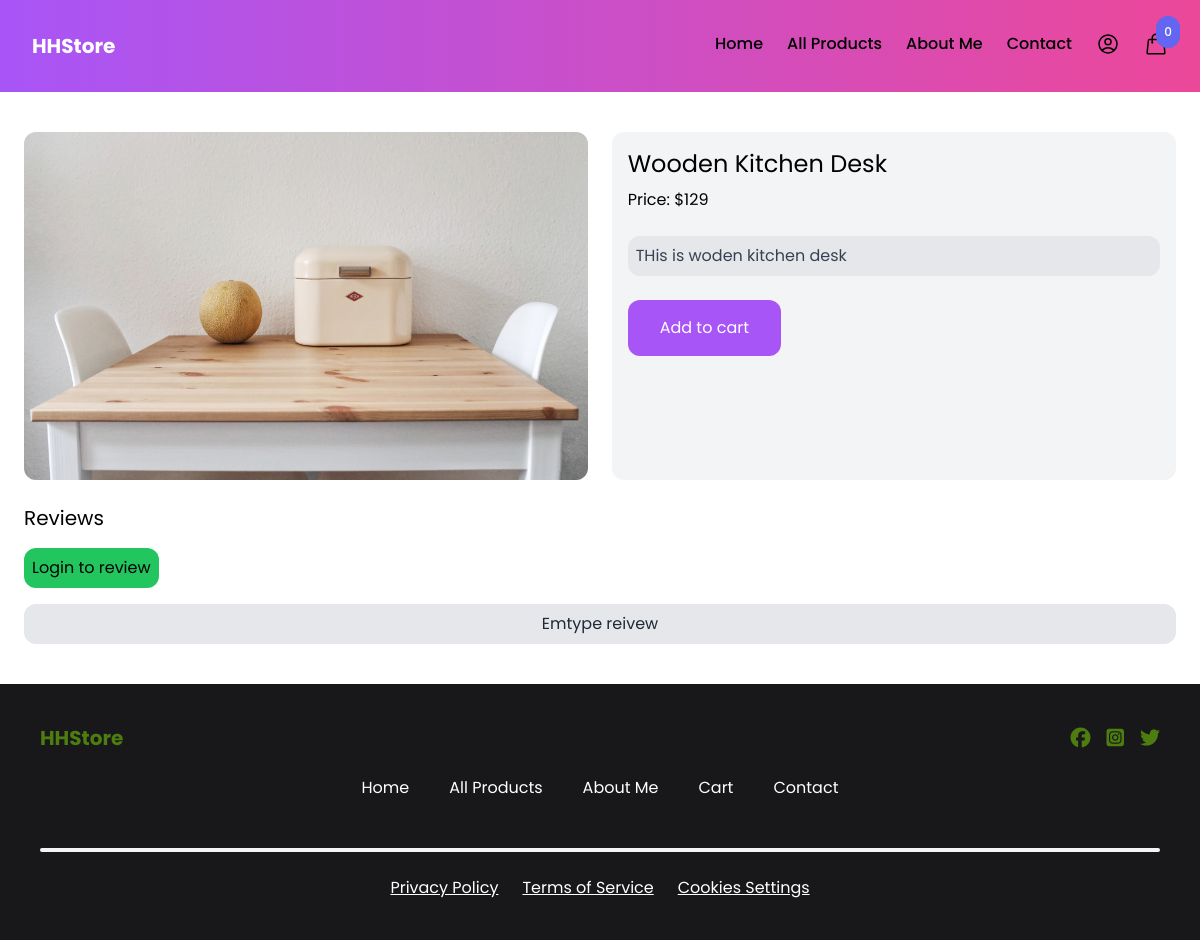
Before: /product/wooden-kitchen-desk/ with the older database file.
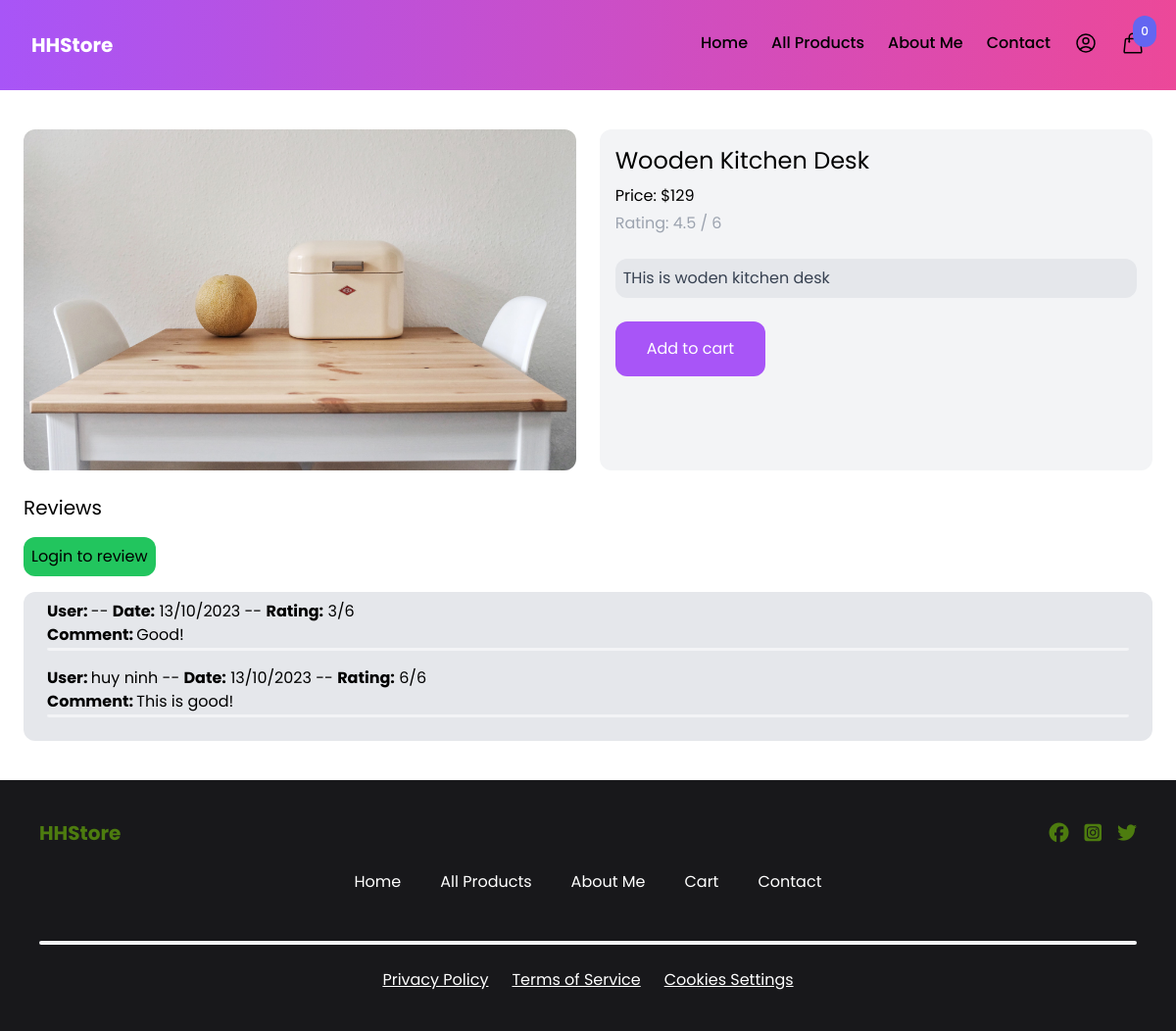
After: the same page with the newer database file.
### product/models.py (models this page shows, shortened)
class Product(models.Model):
    category = models.ForeignKey(Category, on_delete=models.CASCADE, blank=True, null=True)
    name = models.CharField(max_length=200)
    price = models.IntegerField()
    description = models.TextField(max_length=2000)
    slug = models.SlugField()
    created_at = models.DateTimeField(auto_now_add=True)
    image = models.ImageField(upload_to="product_image", blank=True, null=True)
    thumbnail = models.ImageField(upload_to='thumbnail_image', blank=True, null=True)
    class Meta:
        ordering = ('-created_at', )
    def get_rating(self):
        reviews_total = 0
        for review in self.reviews.all():
            reviews_total += review.rating
        if reviews_total > 0:
            return reviews_total / self.reviews.count()
        return 0

class Review(models.Model):
    product = models.ForeignKey(Product, related_name="reviews", on_delete=models.CASCADE)
    rating = models.IntegerField(default=3)
    content = models.TextField()
    created_by = models.ForeignKey(User, related_name="reviews", on_delete=models.CASCADE)
    created_at = models.DateTimeField(auto_now_add=True)

### product/views.py (the view, shortened to what this page needs)
# urls.py: path('<slug:slug>/', views.detail, name='detail'),
def detail(request, slug):
    product = get_object_or_404(Product, slug=slug)
    return render(request, 'product/detail.html', {'product': product})

### cart/cart.py (called while the page is built)
    def __len__(self):
        return sum(item['quantity'] for item in self.cart.values())

### cart/context_processors.py (called while the page is built)
def cart(request):
    return {'cart': Cart(request)}

### product/templates/product/detail.html (shortened to what this page needs)
{% extends "core/base.html" %}
{% block content %}
    <main class="mt-10 max-w-6xl mx-auto">
        <div class="flex space-x-6">
            <div class="w-full lg:w-1/2">
                {% if product.image %}
                    <img src="{{ product.image.url }}" class="rounded-xl"/>
                {% else %}
                    <img = src="https://via.placeholder.com/400x400.jpg"/>
                {% endif %}
            </div>
            <div class="w-full lg:w-1/2 bg-gray-100 p-4 rounded-xl">
                <h2 class="text-2xl">{{ product.name }}</h2>
                <p class="mt-2">Price: ${{ product.price }}</h2>
                {% if product.get_rating > 0 %}
                    <p class="mt-1 text-gray-400">Rating: {{ product.get_rating }} / 6</p>
                {% endif %}
                {% if product.description %}
                    <p class="mt-6 text-gray-700 bg-gray-200 p-2 rounded-xl">{{ product.description }}</p>
                {% endif %}
                <a
                    href="#"
                    class="mt-6 inline-block px-8 py-4 rounded-xl bg-purple-500 text-white hover:bg-purple-800"
                    hx-get="{% url 'cart:add_to_cart' product.id %}"
                    hx-target="#menu-cart-button"
                    hx-swap="outerHTML"
                >
                Add to cart
                </a>
            </div>
        </div>
        <div class="w-full mt-6">
            <h2 class="text-xl">Reviews</h2>
            {% if request.user.is_authenticated %}
                <form method="post" action="." class="mt-2 p-6 bg-gray-200 rounded-xl">
                    {% csrf_token %}
                    <div class="flex justify-between space-x-10">
                        <div class="w-1/2 space-y-2">
                            <label>Comment</label><br>
                            <input type='text' name="content" class="w-full rounded-xl p-2"></input>
                        </div>
                        <div class="w-1/2 space-y-2">
                            <label class="">Rating</label><br>
                            <select name="rating">
                                <option value="1">1</option>
                                <option value="2">2</option>
                                <option value="3" selected>3</option>
                                <option value="4">4</option>
                                <option value="5">5</option>
                                <option value="6">6</option>
                            </select>
                        </div>
                    </div>
                    <div class="mt-6">
                        <button class="py-2 px-6 text-lg bg-teal-500 hover:bg-teal-700 rounded-xl text-white">Send</button>
                    </div>
                </form>
            {% else %}
                <a href="{% url 'core:login' %}" class="p-2 mt-4 bg-green-500 rounded-xl inline-block">Login to review</a>
            {% endif %}
            {% if product.reviews.all %}
                <div class="mt-4 p-2 bg-gray-200 rounded-xl">
                    {% for review in product.reviews.all %}
                        <div class="px-4 mb-4">
                            <strong>User: </strong>{{ review.created_by.first_name }} {{ review.created_by.last_name}} --
                            <strong>Date:</strong> {{ review.created_at|date:"d/m/Y" }} --
                            <strong>Rating:</strong> {{ review.rating }}/6</br>
                            <strong>Comment: </strong>{{ review.content }}
                            <hr class="w-full h-1 mx-auto bg-gray-100 rounded dark:bg-gray-700">
                        </div>
                    {% endfor %}
                </div>
            {% else %}
                <div class="mt-4 p-2 bg-gray-200 rounded-xl">
                    <p class="text-gray-800 text-center">Emtype reivew</p>
                </div>
            {% endif %}
        </div>
    </main>
{% endblock %}

### core/templates/core/base.html (shortened to what this page needs)
<!doctype html>
<html lang="en-US">
    <head>
        <script src="https://cdn.tailwindcss.com"></script>
        {% load static %}
        <link rel="stylesheet" href="{% static 'css/styles.css' %}"/>
        {% load static %}
        <link href="{% static 'fontawesomefree/css/fontawesome.css' %}" rel="stylesheet" type="text/css">
        <link href="{% static 'fontawesomefree/css/brands.css' %}" rel="stylesheet" type="text/css">
        <link href="{% static 'fontawesomefree/css/solid.css' %}" rel="stylesheet" type="text/css">
    </head>
    <body>
        <div class="bg-gradient-to-r from-purple-500 to-pink-500">
            <nav class="p-8 flex justify-between">
                <div class="">
                    <a href="{% url 'core:homepage' %}">
                        <h2 class="text-xl text-white font-bold">HHStore</h2>
                    </a>
                </div>
                <div class="flex flex-warp space-x-6 font-medium">
                    <a href="{% url 'core:homepage' %}">Home</a>
                    <a href="{% url 'core:shop' %}">All Products</a>
                    <a href="{% url 'core:about_me' %}">About Me</a>
                    <a href="#">Contact</a>
                    <a
                        href="{% if not request.user.is_authenticated %}{% url 'core:login' %}{% else %}{% url 'core:myaccount' %}{% endif %}"
                        class=""
                    >
                    </a>
                    <div
                        hx-get="{% url 'cart:hx_menu_cart' %}"
                        hx-trigger="update-menu-cart from:body"
                        hx-swap="innerHTML"
                    >
                        {% include "cart/partials/menu_cart.html" %}
                    </div>
                </div>
            </nav>
        </div>
        {% block content %}
        {% endblock %}
    </body>
    <footer class="bg-zinc-900 p-10 mt-10">
        <div class="flex justify-between">
            <h2 class="text-xl text-lime-700 font-bold">HHStore</h2>
            <div class="flex space-x-4 text-lime-700 text-xl">
                <a href="#"><i class="fa-brands fa-facebook"></i></a>
                <a href="#"><i class="fa-brands fa-square-instagram"></i></a>
                <a href="#"><i class="fa-brands fa-twitter"></i></a>
            </div>
        </div>
        <div class="mt-6 flex items-center justify-center text-white space-x-10">
            <a href="{% url 'core:homepage' %}">Home</a>
            <a href="{% url 'core:shop' %}">All Products</a>
            <a href="{% url 'core:about_me' %}">About Me</a>
            <a href="{% url 'cart:cart' %}">Cart</a>
            <a href="#">Contact</a>
        </div>
        <hr class="w-full h-1 mx-auto mt-12 bg-gray-100 border-0 rounded  dark:bg-gray-700">
        <div class="mt-6 flex items-center justify-center text-white space-x-6">
            <a href="#" class="underline">Privacy Policy</a>
            <a href="#" class="underline">Terms of Service</a>
            <a href="#" class="underline">Cookies Settings</a>
        </div>
    </footer>
</html>

### cart/templates/cart/partials/menu_cart.html (shortened to what this page needs)
<a href="{% url 'cart:cart' %}" id="menu-cart-button" class="relative">
    <span class="p-2 absolute -top-4 -right-3 bg-indigo-500 text-white text-xs rounded-full">{{ cart|length }}</span>
</a>

### static/css/styles.css (style rules this page uses)
body { font-family: 'Poppins', sans-serif; }

Changed rows visible on the page:
shown differently, row unchanged: Product "Wooden Kitchen Desk": get_rating (not shown) → "4.5"
added Review: created_at "13/10/2023", rating "3", content "Good!"
added Review: created_by.first_name "huy", created_by.last_name "ninh", created_at "13/10/2023", rating "6", content "This is good!"
Other visible differences:
text no longer shown: "Emtype reivew"
text now shown: "Rating: / 6"
